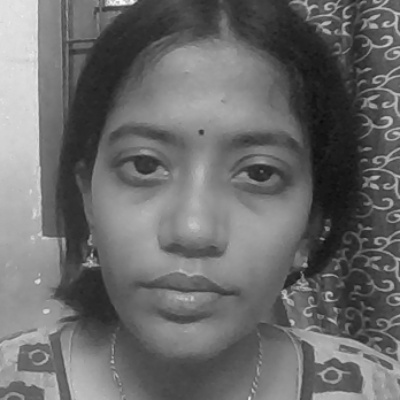
#> input picture authorized_face.jpg, 400 x 400 px, given in place of the camera
$ python authorization.py
#> lines starting #> are read from the running program, lines starting #| are printed output that depends on the picture; after the words box and inside, x2 and y2 are one past the last pixel; in counts of white or black regions, pixels touching at a corner belong together
import cv2
import os

# Define the save path
save_path = "C:/Users/derpt/OneDrive/Desktop/Varsha/CSA31/authorized_face.jpg"

# Ensure the directory exists
os.makedirs(os.path.dirname(save_path), exist_ok=True)

# Initialize the webcam
cap = cv2.VideoCapture(0)
face_cascade = cv2.CascadeClassifier(cv2.data.haarcascades + "haarcascade_frontalface_default.xml")

print("Press SPACE to capture your face.")

while True:
    ret, frame = cap.read()
#> frame is the input picture: shape (400, 400, 3); min 10, max 254, mean 107.3
    gray = cv2.cvtColor(frame, cv2.COLOR_BGR2GRAY)
    faces = face_cascade.detectMultiScale(gray, 1.1, 5)
#> faces = [[57, 61, 288, 288]]

    for (x, y, w, h) in faces:
        padding = 50  # Increase the face region by 50 pixels
        x, y = max(0, x - padding), max(0, y - padding)
        w, h = min(frame.shape[1] - x, w + 2 * padding), min(frame.shape[0] - y, h + 2 * padding)

        cv2.rectangle(frame, (x, y), (x + w, y + h), (0, 255, 0), 2)  # Draw rectangle around face
#> this loop made 1 pass
#> (x, y, w, h, padding) on pass 1: (7, 11, 388, 388, 50)
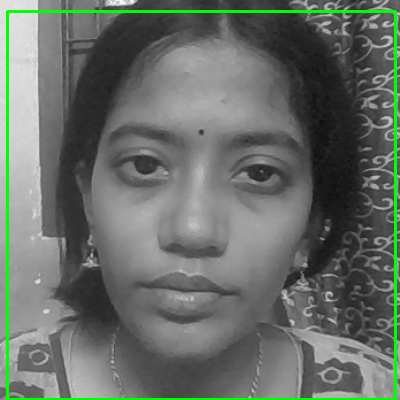
#> frame: shape (400, 400, 3); 2.66% of pixels changed, all inside (x1, y1, x2, y2) = (6, 10, 397, 400)

    cv2.imshow("Capture Face", frame)

    key = cv2.waitKey(1) & 0xFF
#> (key q is pressed here)
    if key == 32:  # Spacebar key
        if len(faces) > 0:
            (x, y, w, h) = faces[0]
            x, y = max(0, x - padding), max(0, y - padding)
            w, h = min(frame.shape[1] - x, w + 2 * padding), min(frame.shape[0] - y, h + 2 * padding)

            face = gray[y:y + h, x:x + w]  # Extract the expanded face region
            face = cv2.resize(face, (400, 400))  # Save at a larger size
            cv2.imwrite(save_path, face)  # Save the image
            print(f"Face saved at: {save_path}")
            break  # Exit after capturing

        else:
            print("No face detected. Try again.")

    elif key == ord("q"):  # Press 'Q' to exit
        break

# Release webcam and close OpenCV windows
cap.release()
cv2.destroyAllWindows()
